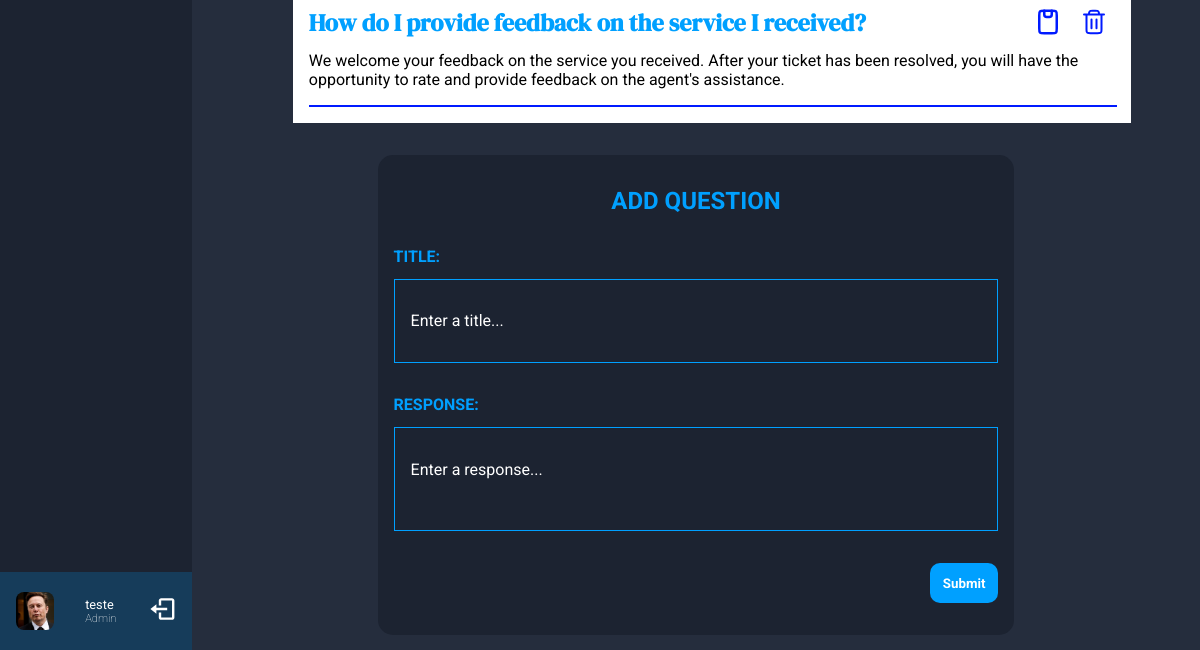
Before: /pages/faq.php (signed in, lower part) with the older database file.
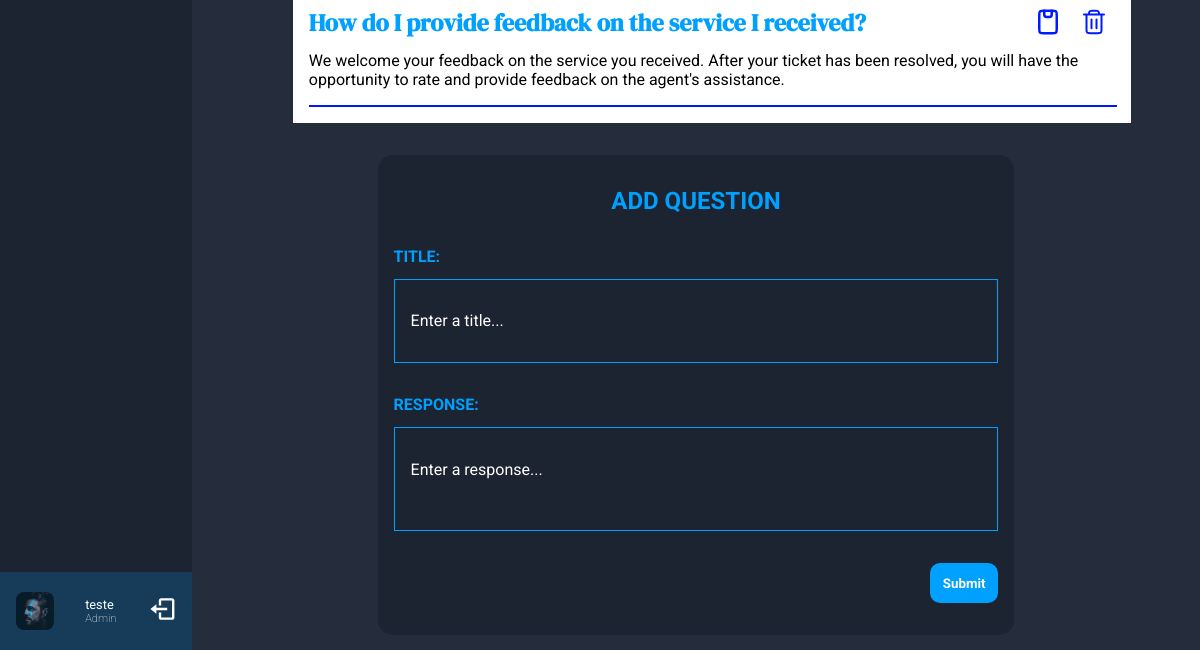
After: the same page with the newer database file.
### tables this page shows
CREATE TABLE User (
    --ID'S
    id INTEGER PRIMARY KEY AUTOINCREMENT,

    --CONTENT
    username VARCHAR(50) NOT NULL,
    password VARCHAR(50) NOT NULL,
    email VARCHAR(50) NOT NULL,
    full_name VARCHAR(100) NOT NULL,
    image VARCHAR(100),
    created_at TIMESTAMP DEFAULT CURRENT_TIMESTAMP
);

### database/User.class.php (called while the page is built, shortened)
<?php
class User{
    public ?int $id;
    public function __construct(?int $id, string $username, string $password, string $email, string $fullName,string $image) {
        $this->id=$id;
        $this->fullName = $fullName;
        $this->image = $image;
    }
    public function whatPermission($db) {
        $stmt = $db->prepare("SELECT * FROM Admin WHERE id = ?");
        $stmt->execute([$this->id]);
        $result = $stmt->fetch();
        if($result !== false) return 'Admin';
        return null;
    }
    static function getUser($db, int $id) {
        $stmt = $db->prepare('
        SELECT *
        FROM User
        WHERE id = ?
        ');
        $stmt->execute(array($id));
        $user = $stmt->fetch();
        return new User(
            $user['id'],
            $user['username'],
            $user['password'],
            $user['email'],
            $user['full_name'],
            $user['image']
        );
    }
}
?>

### session.php (called while the page is built, shortened)
<?php
  class Session {
    public function getId() : ?int {
      return isset($_SESSION['id']) ? $_SESSION['id'] : null;
    }
  }
?>

### database/FaqQuestions.class.php (called while the page is built, shortened)
<?php
function getQuestions($db) {
    $stmt = $db->prepare('SELECT * FROM Faq');
    $stmt->execute();
    return $stmt->fetchAll();
}

### templates/faqQuestions.php (the view, shortened to what the changed rows need)
<?php function drawFaqQuestions(User $user, $questions, $db){ ?>
    <div class="main-content">
        <div class="faq-container">
            <div class="faq-questions">
                <?php foreach($questions as $question) { ?>
                <div class="question" id=<?= "Faq-question$question[id]" ?>>
                        <div class="title-remove">
                            <h2><?=$question['title'] ?></h2>
                            <?php if($user->whatPermission($db)=='Agent' || $user->whatPermission($db)== 'Admin') drawButtons();?>
                        </div>
                        <p><?=$question['response'] ?></p>
                </div>
                <span></span>
                <?php } ?>
            </div>
        </div>
        <?php if($user->whatPermission($db)=='Agent' || $user->whatPermission($db)== 'Admin') drawAddQuestion();?>
    </div>
<?php } ?>
<?php function drawButtons(){ ?>
    <?php echo '<div class = buttons>
        <button class="copy-btn">
            <svg xmlns="http://www.w3.org/2000/svg" width="30px" height="30px" viewBox="0 0 24 24" fill="none">
                <path d="M15 3C16.8856 3 17.8284 3 18.4142 3.58579C19 4.17157 19 5.11438 19 7L19 17C19 18.8856 19 19.8284 18.4142 20.4142C18.4142 20.4142 18.4142 20.4142 18.4142 20.4142C17.8284 21 16.8856 21 15 21V21L9 21V21C7.11438 21 6.17157 21 5.58579 20.4142C5 19.8284 5 18.8856 5 17L5 7C5 5.11438 5 4.17157 5.58579 3.58579C5.58579 3.58579 5.58579 3.58579 5.58579 3.58579C6.17157 3 7.11438 3 9 3V3L15 3V3Z" stroke="#323232" stroke-width="2" stroke-linejoin="round"/>
                <path d="M9 3V6C9 7.10457 9.89543 8 11 8H13C14.1046 8 15 7.10457 15 6V3" stroke="#323232" stroke-width="2" stroke-linecap="round" stroke-linejoin="round"/>
            </svg>
            <span class="copy-msg">Copy link!</span>
            <span class="copied-msg">Link copied ✔</span>
        </button>
        <button class="remove-btn">
            <svg width="30" height="30" viewBox="0 0 30 30" fill="none" xmlns="http://www.w3.org/2000/svg">
                <path d="M17.5 12.5V21.25M12.5 12.5V21.25M7.5 7.5V22.25C7.5 23.6501 7.5 24.3498 7.77249 24.8845C8.01216 25.3549 8.39434 25.7381 8.86475 25.9777C9.399 26.25 10.0987 26.25 11.4961 26.25H18.5039C19.9012 26.25 20.6 26.25 21.1343 25.9777C21.6046 25.7381 21.9881 25.3549 22.2277 24.8845C22.5 24.3503 22.5 23.6513 22.5 22.2539V7.5M7.5 7.5H10M7.5 7.5H5M22.5 7.5H20M22.5 7.5H25M10 7.5H20M10 7.5C10 6.33515 10 5.75301 10.1903 5.29357C10.444 4.68101 10.9304 4.19404 11.543 3.9403C12.0024 3.75 12.5851 3.75 13.75 3.75H16.25C17.4149 3.75 17.9972 3.75 18.4567 3.9403C19.0692 4.19404 19.5559 4.68101 19.8096 5.29357C19.9999 5.753 20 6.33515 20 7.5" stroke="#001AFF" stroke-width="2" stroke-linecap="round" stroke-linejoin="round"/>
            </svg>
        </button>
    </div>'; ?>
<?php } ?>
<?php function drawAddQuestion(){ ?>
    <?php echo '<div class="add-card">
            <h2>ADD QUESTION</h2>
            <form class="add-question" action="../actions/actionnewfaq.php" method="post">
                <label for="title">TITLE:</label>
                <input id="title" name="title" type="text" placeholder="Enter a title..." required>
                <label for="response">RESPONSE:</label>
                <textarea id="response" name="response" placeholder="Enter a response..." required></textarea>
                <button>Submit</button>
            </form>
        </div>'; ?>
<?php } ?>

### templates/nav.tpl.php (shortened to what the changed rows need)
<?php function drawNav(User $user, $db, String $selected){ ?>
    <main>
        <nav class="nav-bar">
            <div class="user-info unselectable">
                <div class="square">
                    <img src="<?= $user->image?>" alt="user_image">
                </div>
                <div>
                    <p class="name"><?php echo $user->fullName?></p>
                    <p class="role"><?php echo $user->whatPermission($db) ?></p>
                </div>
                <a href='../actions/actionlogout.php'>
                    <svg class="log-out" fill="#000000" width="50" height="50" viewBox="0 0 24 24"
                         xmlns="http://www.w3.org/2000/svg"><path d="M16 13v-2H7V8l-5 4 5 4v-3z"/><path d="M20 3h-9c-1.103 0-2 .897-2 2v4h2V5h9v14h-9v-4H9v4c0 1.103.897 2 2 2h9c1.103 0 2-.897 2-2V5c0-1.103-.897-2-2-2z"/></svg>
                </a>
            </div>
        </nav>
<?php } ?>

Changed rows visible on the page:
changed user "teste": image: picture removed, a placeholder shows
